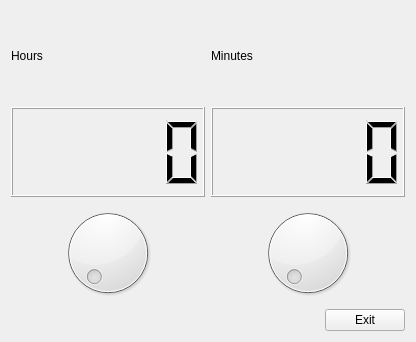
<?xml version="1.0" encoding="UTF-8"?>
<ui version="4.0">
 <class>MyRellotge</class>
 <widget class="QWidget" name="MyRellotge">
  <property name="geometry">
   <rect>
    <x>0</x>
    <y>0</y>
    <width>416</width>
    <height>342</height>
   </rect>
  </property>
  <property name="windowTitle">
   <string>Form</string>
  </property>
  <layout class="QVBoxLayout" name="verticalLayout_3">
   <item>
    <layout class="QHBoxLayout" name="horizontalLayout_2">
     <item>
      <layout class="QVBoxLayout" name="verticalLayout">
       <item>
        <widget class="QLabel" name="label">
         <property name="text">
          <string>Hours</string>
         </property>
        </widget>
       </item>
       <item>
        <widget class="QLCDNumber" name="lcdNumber"/>
       </item>
       <item>
        <widget class="QDial" name="dial">
         <property name="maximum">
          <number>23</number>
         </property>
        </widget>
       </item>
      </layout>
     </item>
     <item>
      <layout class="QVBoxLayout" name="verticalLayout_2">
       <item>
        <widget class="QLabel" name="label_2">
         <property name="text">
          <string>Minutes</string>
         </property>
        </widget>
       </item>
       <item>
        <widget class="QLCDNumber" name="lcdNumber_2"/>
       </item>
       <item>
        <widget class="QDial" name="dial_2">
         <property name="maximum">
          <number>59</number>
         </property>
        </widget>
       </item>
      </layout>
     </item>
    </layout>
   </item>
   <item>
    <layout class="QHBoxLayout" name="horizontalLayout">
     <item>
      <spacer name="horizontalSpacer">
       <property name="orientation">
        <enum>Qt::Horizontal</enum>
       </property>
       <property name="sizeHint" stdset="0">
        <size>
         <width>40</width>
         <height>20</height>
        </size>
       </property>
      </spacer>
     </item>
     <item>
      <widget class="QPushButton" name="pushButton">
       <property name="text">
        <string>Exit</string>
       </property>
      </widget>
     </item>
    </layout>
   </item>
  </layout>
 </widget>
 <resources/>
 <connections>
  <connection>
   <sender>dial</sender>
   <signal>valueChanged(int)</signal>
   <receiver>lcdNumber</receiver>
   <slot>display(int)</slot>
   <hints>
    <hint type="sourcelabel">
     <x>95</x>
     <y>230</y>
    </hint>
    <hint type="destinationlabel">
     <x>95</x>
     <y>125</y>
    </hint>
   </hints>
  </connection>
  <connection>
   <sender>dial_2</sender>
   <signal>valueChanged(int)</signal>
   <receiver>lcdNumber_2</receiver>
   <slot>display(int)</slot>
   <hints>
    <hint type="sourcelabel">
     <x>245</x>
     <y>230</y>
    </hint>
    <hint type="destinationlabel">
     <x>255</x>
     <y>125</y>
    </hint>
   </hints>
  </connection>
  <connection>
   <sender>pushButton</sender>
   <signal>clicked()</signal>
   <receiver>MyRellotge</receiver>
   <slot>close()</slot>
   <hints>
    <hint type="sourcelabel">
     <x>334</x>
     <y>302</y>
    </hint>
    <hint type="destinationlabel">
     <x>207</x>
     <y>170</y>
    </hint>
   </hints>
  </connection>
 </connections>
</ui>
